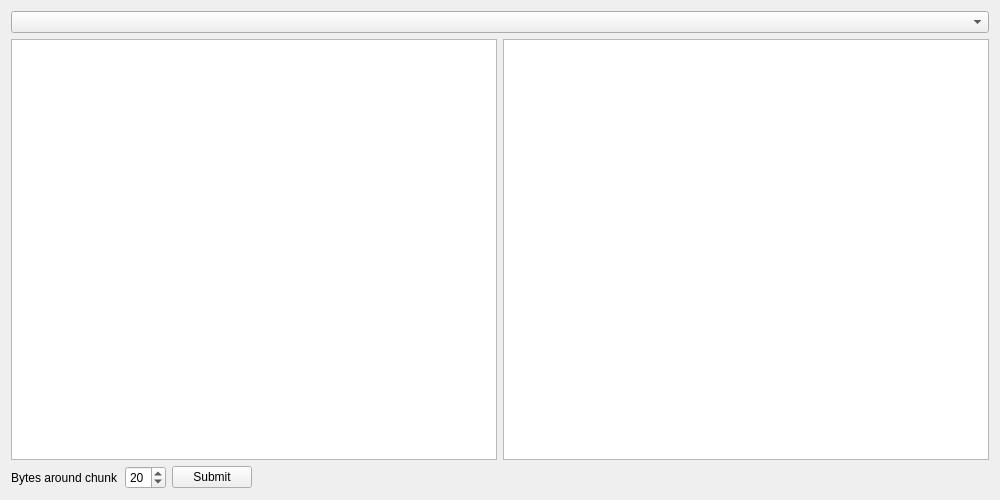
<?xml version="1.0" encoding="UTF-8"?>
<ui version="4.0">
 <class>CompareWindow</class>
 <widget class="QWidget" name="CompareWindow">
  <property name="geometry">
   <rect>
    <x>0</x>
    <y>0</y>
    <width>1000</width>
    <height>500</height>
   </rect>
  </property>
  <property name="minimumSize">
   <size>
    <width>800</width>
    <height>400</height>
   </size>
  </property>
  <property name="windowTitle">
   <string>Comparison</string>
  </property>
  <layout class="QVBoxLayout" name="verticalLayout">
   <item>
    <layout class="QHBoxLayout" name="horizontalLayout_3">
     <item>
      <widget class="QComboBox" name="comboBox">
       <property name="editable">
        <bool>false</bool>
       </property>
      </widget>
     </item>
    </layout>
   </item>
   <item>
    <layout class="QHBoxLayout" name="horizontalLayout">
     <item>
      <widget class="QTextBrowser" name="diffBrowser1"/>
     </item>
     <item>
      <widget class="QTextBrowser" name="diffBrowser2"/>
     </item>
    </layout>
   </item>
   <item>
    <layout class="QHBoxLayout" name="horizontalLayout_2">
     <item>
      <widget class="QLabel" name="label_2">
       <property name="text">
        <string>Bytes around chunk</string>
       </property>
      </widget>
     </item>
     <item>
      <widget class="QSpinBox" name="spinBox">
       <property name="minimum">
        <number>1</number>
       </property>
       <property name="value">
        <number>20</number>
       </property>
      </widget>
     </item>
     <item>
      <widget class="QPushButton" name="pushButton">
       <property name="text">
        <string>Submit</string>
       </property>
      </widget>
     </item>
     <item>
      <spacer name="horizontalSpacer">
       <property name="orientation">
        <enum>Qt::Orientation::Horizontal</enum>
       </property>
       <property name="sizeHint" stdset="0">
        <size>
         <width>40</width>
         <height>20</height>
        </size>
       </property>
      </spacer>
     </item>
    </layout>
   </item>
  </layout>
 </widget>
 <resources/>
 <connections/>
</ui>
